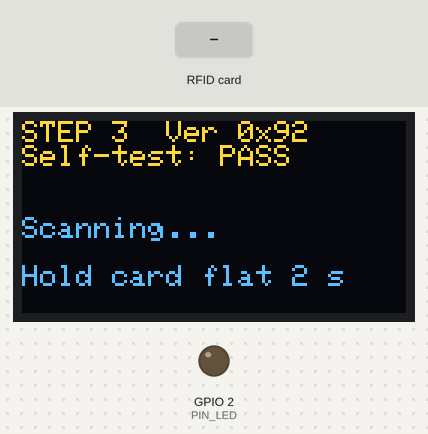
Simulated run of this sketch. Board: ESP32. On the bench: 128×64 one-colour display, output pins drawn as LEDs (lit = HIGH). Dashed ring = blinking. The inputs (shaded band) are chosen by the test bench. The OLED is the two-colour kind (top 16 rows yellow); what the sketch prints to the serial monitor is not drawn.

Above: at 2.5 s.
2.6 s: RFID card 5E 7A 19 C4 held to the reader
At 2.66 s:
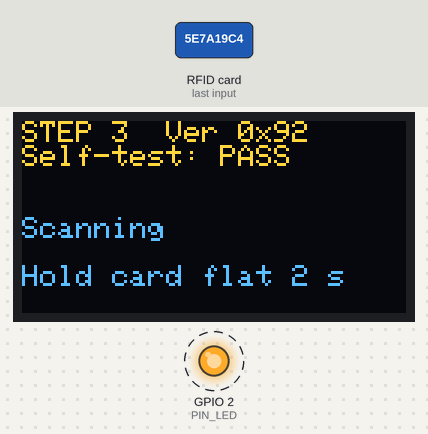
At 4.4 s:
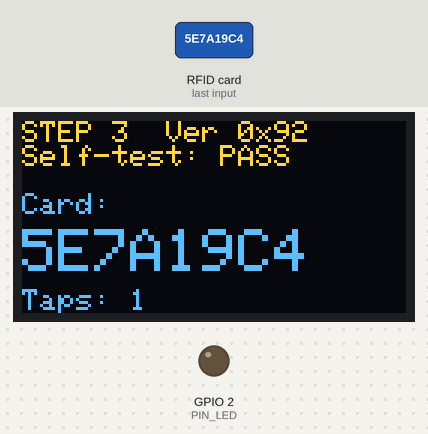
4.7 s: RFID card 5E 7A 19 C4 held to the reader
At 6.5 s:
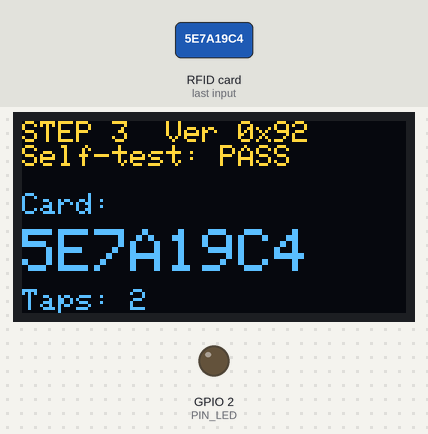
Timing chart, 0 to 8.0 s (numbered marks = the images above; inputs shaded):
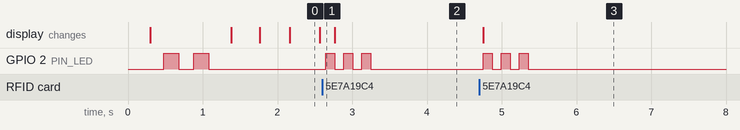

The sketch:

step3_rfid.ino
```cpp
// TapTapon step 3: RFID reader (+ the OLED and LED from steps 1-2). No Wi-Fi needed.
// Diagnostic version: shows the reader's version and self-test on the screen,
// and runs the antenna at maximum strength.
//
// Screen at startup:
//   Ver 0x91 / 0x92        = genuine chip      Ver 0x88 / 0x12 / 0xB2 = common clone, usually fine
//   Ver 0x00 / 0xFF / other = wiring problem (often MISO or a bad solder joint)
//   Self-test PASS         = chip works        FAIL = chip or 3.3V power problem (clones may FAIL yet still read cards)
// Then "Scanning..." with a moving dot: hold the card FLAT on the reader for 2 seconds.
// Card found -> big card number, LED blinks 3x.
//
// Wiring:
//   RC522: SDA->D5, SCK->D18, MOSI->D23, MISO->D19, RST->D15, 3.3V->3.3V rail, GND->GND rail, IRQ->nothing
//   LED:   D2 -> 220 ohm -> LED LONG leg; LED SHORT leg -> GND
//   OLED:  VCC->3.3V rail, GND->GND, SDA->D21, SCL->D22
// Libraries: MFRC522 (by GithubCommunity), Adafruit SSD1306
#include <SPI.h>
#include <Wire.h>
#include <MFRC522.h>
#include <Adafruit_GFX.h>
#include <Adafruit_SSD1306.h>

const int PIN_LED = 2;
const int PIN_RC522_SS = 5, PIN_RC522_RST = 15;   // SPI: SCK 18, MOSI 23, MISO 19

MFRC522 rfid(PIN_RC522_SS, PIN_RC522_RST);
Adafruit_SSD1306 oled(128, 64, &Wire, -1);
byte version = 0;
bool selfTestOk = false;
String lastCard = "";
int cardsSeen = 0;
unsigned long lastDrawAt = 0;
int dots = 0;

void blink(int times, int ms) {
  for (int i = 0; i < times; i++) {
    digitalWrite(PIN_LED, HIGH); delay(ms);
    digitalWrite(PIN_LED, LOW);  delay(ms);
  }
}

void draw() {
  oled.clearDisplay();
  oled.setTextColor(SSD1306_WHITE);
  oled.setTextSize(1);
  oled.setCursor(0, 0);
  oled.printf("STEP 3  Ver 0x%02X\n", version);
  oled.printf("Self-test: %s\n", selfTestOk ? "PASS" : "FAIL");
  if (lastCard.length()) {
    oled.setCursor(0, 24);
    oled.println("Card:");
    oled.setTextSize(2);
    oled.setCursor(0, 36);
    oled.println(lastCard);
    oled.setTextSize(1);
    oled.setCursor(0, 56);
    oled.printf("Taps: %d", cardsSeen);
  } else {
    oled.setCursor(0, 32);
    oled.print("Scanning");
    for (int i = 0; i < dots; i++) oled.print(".");
    oled.setCursor(0, 48);
    oled.println("Hold card flat 2 s");
  }
  oled.display();
}

void setup() {
  Serial.begin(115200);
  delay(300);
  pinMode(PIN_LED, OUTPUT);
  Wire.begin(21, 22);
  oled.begin(SSD1306_SWITCHCAPVCC, 0x3C);

  SPI.begin();
  rfid.PCD_Init();
  delay(50);
  version = rfid.PCD_ReadRegister(MFRC522::VersionReg);

  // The self-test resets the chip's settings, so initialise again afterwards.
  selfTestOk = rfid.PCD_PerformSelfTest();
  rfid.PCD_Init();
  rfid.PCD_SetAntennaGain(MFRC522::RxGain_max);  // strongest antenna, helps weak boards and clones

  Serial.printf("\nStep 3: RC522 version 0x%02X, self-test %s\n", version, selfTestOk ? "PASS" : "FAIL");
  blink(2, 200);
  draw();
}

void loop() {
  if (rfid.PICC_IsNewCardPresent() && rfid.PICC_ReadCardSerial()) {
    String uid;
    for (byte i = 0; i < rfid.uid.size; i++) {
      if (rfid.uid.uidByte[i] < 0x10) uid += "0";
      uid += String(rfid.uid.uidByte[i], HEX);
    }
    uid.toUpperCase();
    rfid.PICC_HaltA();
    lastCard = uid;
    cardsSeen++;
    Serial.printf("Card tapped: %s\n", uid.c_str());
    draw();
    blink(3, 120);
  }

  if (millis() - lastDrawAt > 400) {   // moving dots prove the loop is running
    lastDrawAt = millis();
    dots = (dots + 1) % 4;
    if (!lastCard.length()) draw();
  }
}
```

Measured:
- after the input at 2.6 s, GPIO 2 (PIN_LED): alternates HIGH for 0.12 s and LOW for 0.12 s, 6 changes in all, then stays LOW, starting after 0.05 s
- after the input at 4.7 s, GPIO 2 (PIN_LED): alternates HIGH for 0.12 s and LOW for 0.12 s, 6 changes in all, then stays LOW, starting after 0.05 s; the display: changes after 0.05 s (image 3)
